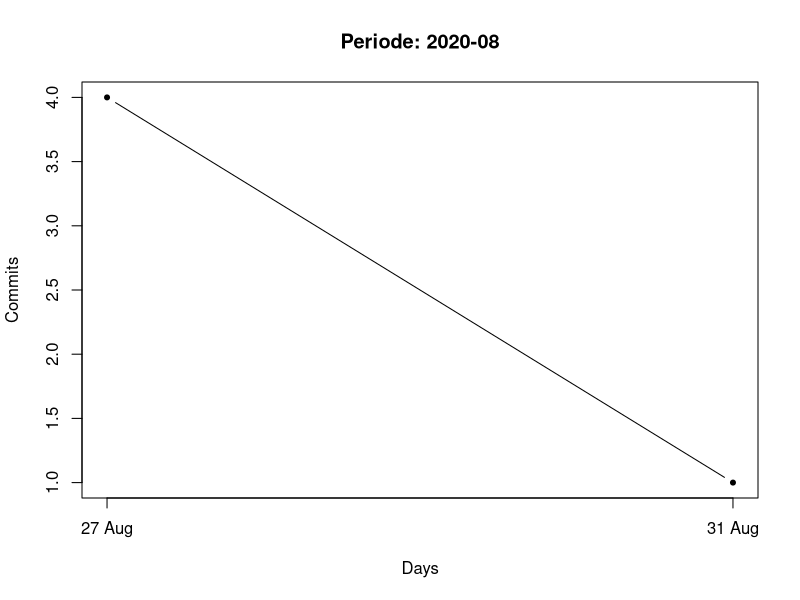
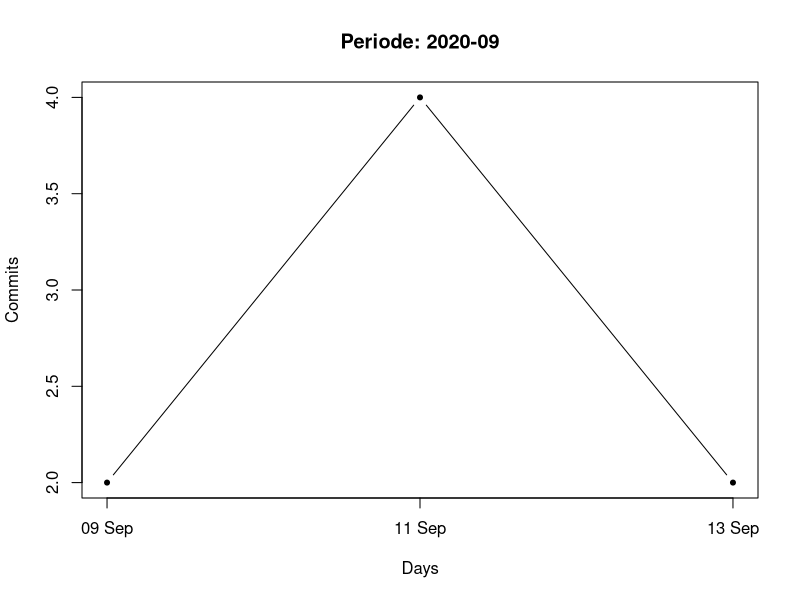
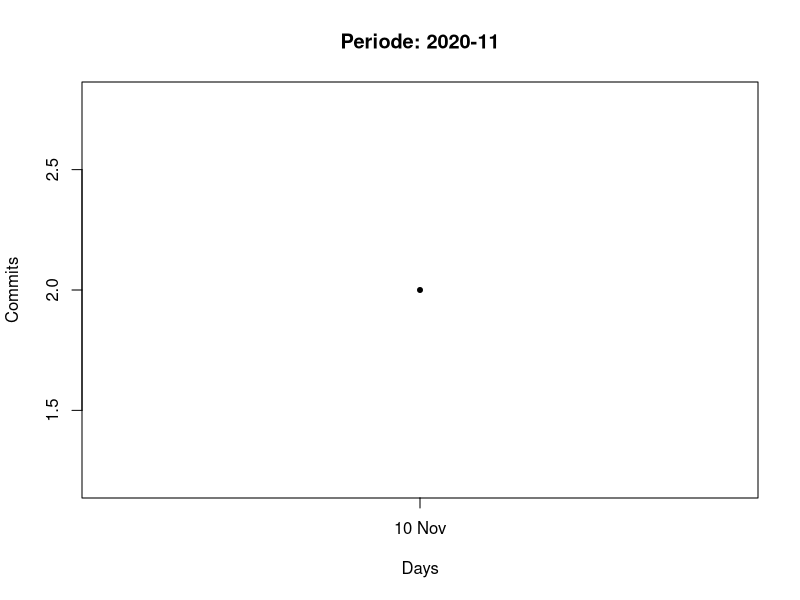
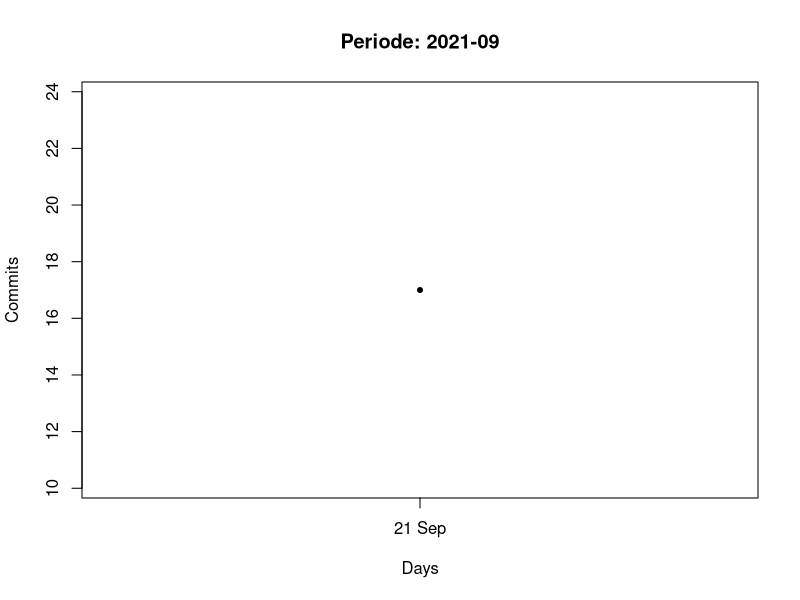
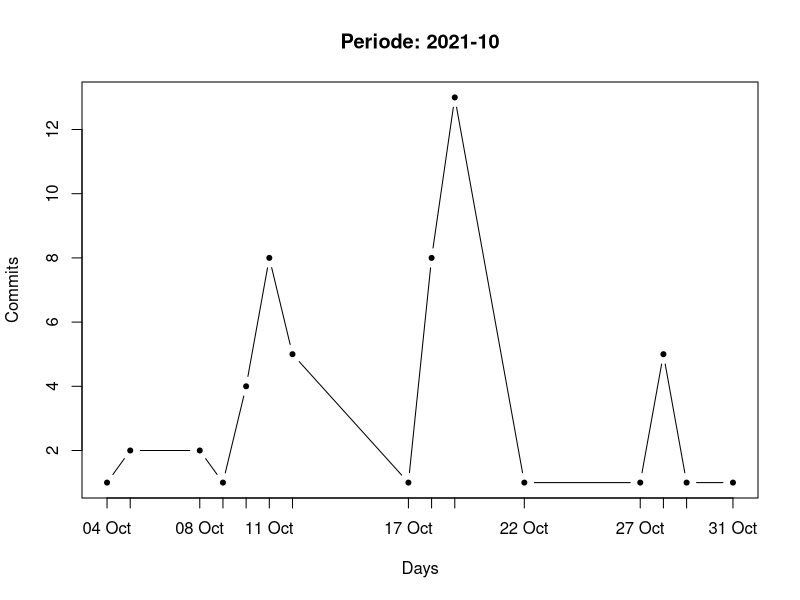
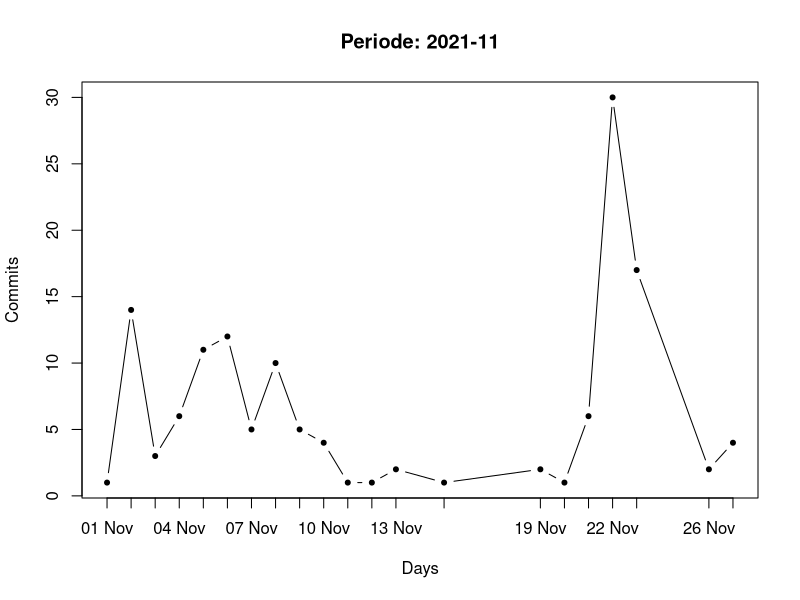
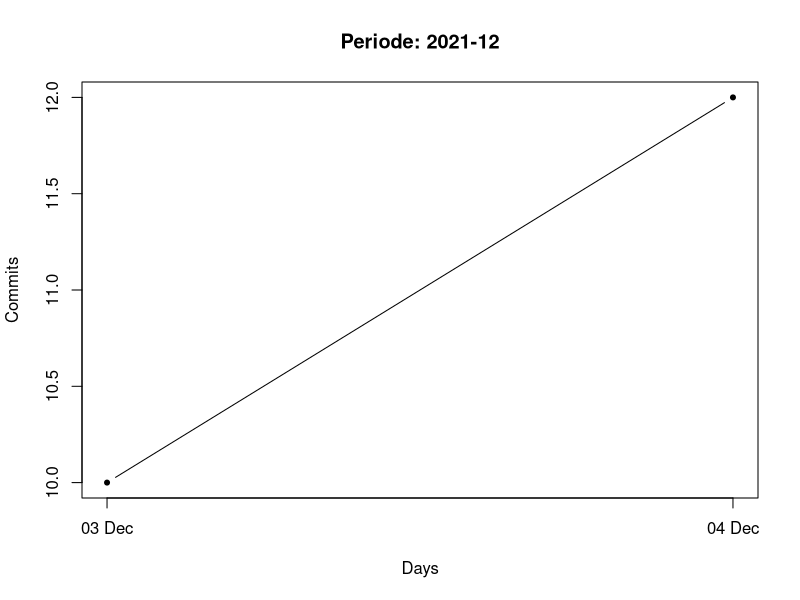
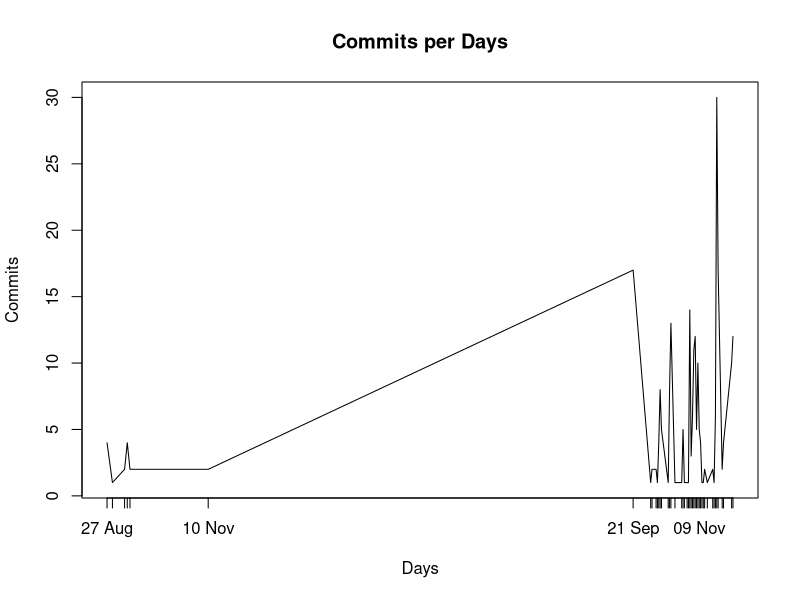

The R script that drew these images, in order:
# get data from file
# column 1 is labels (row names)
w <- getwd() 
#setwd("../")
w
#setwd("/Users/cyprien/visulog/cli/.visulogRTempFiles")
setwd(".visulogRTempFiles")
#z <- paste(w,".visulogRTempFiles",sep="/")
x <- read.table("commitsPerDate.txt", header = FALSE)

colnames(x) <- c("Date", "nb")

#x <- data.frame(Date = as.character(row.names(x)), x)

attach(x)

# handling Date with local system time


Sys.getlocale("LC_TIME")
dt <- as.Date(Date, "%Y-%m-%d") # convert to Date

setwd("../")
setwd(".graphs")
# output plots to files in pdf
ymt <- substr(Date, 1, 7)
ind <- table(ymt)
nl <- length(ind) # nb of months in data
start <- 1
for (i in 1:nl) { # for each year-month
  dtfig <- dt[start:(start + ind[i]-1)]
  nbfig <- nb[start:(start + ind[i]-1)]
  fname <- paste("CommitsPerDate_",i,".pdf", sep="")
  pdf(file = fname, width=9, height=7) # 1920/1080 full HD png
  plot(dtfig, nbfig, type="b", pch = 20, xaxt = "n", xlab = "Days", ylab="Commits")
  axis.Date(1, at = dtfig, format = "%d %b", cex.axis=1)  # set %B for full months
  title(paste("Periode:", names(ind[i])))
  dev.off() # close file
  start <- start + ind[i]
}

pdf(file = "CommitsPerDate.pdf", width=9, height=7) # 1920/1080 full HD png
plot(dt, nb, type="l", pch = 20, xaxt = "n", xlab = "Days", ylab="Commits")
axis.Date(1, at = dt, format = "%d %b", cex.axis=1)  # set %B for full months
title(paste("Commits per Days"))
